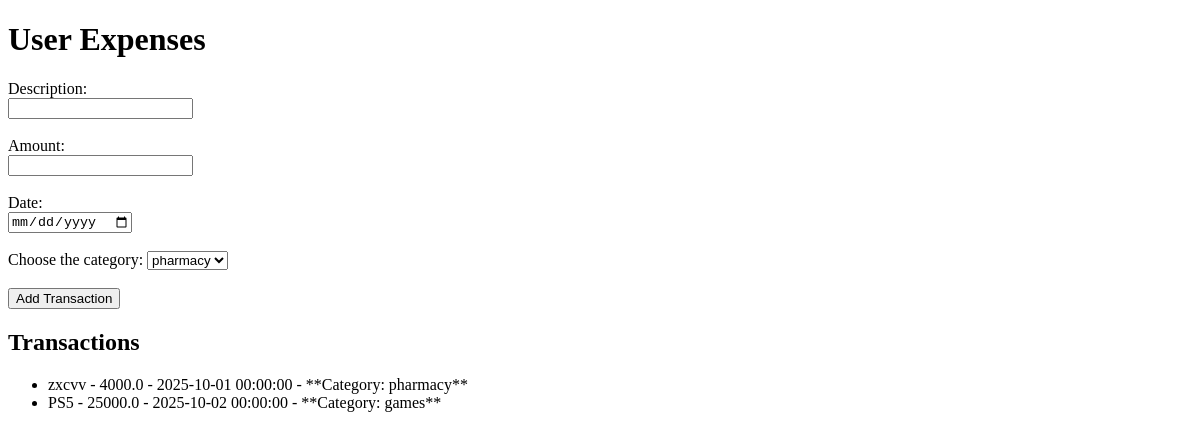
The page /spend (signed in) on the database as committed earlier.
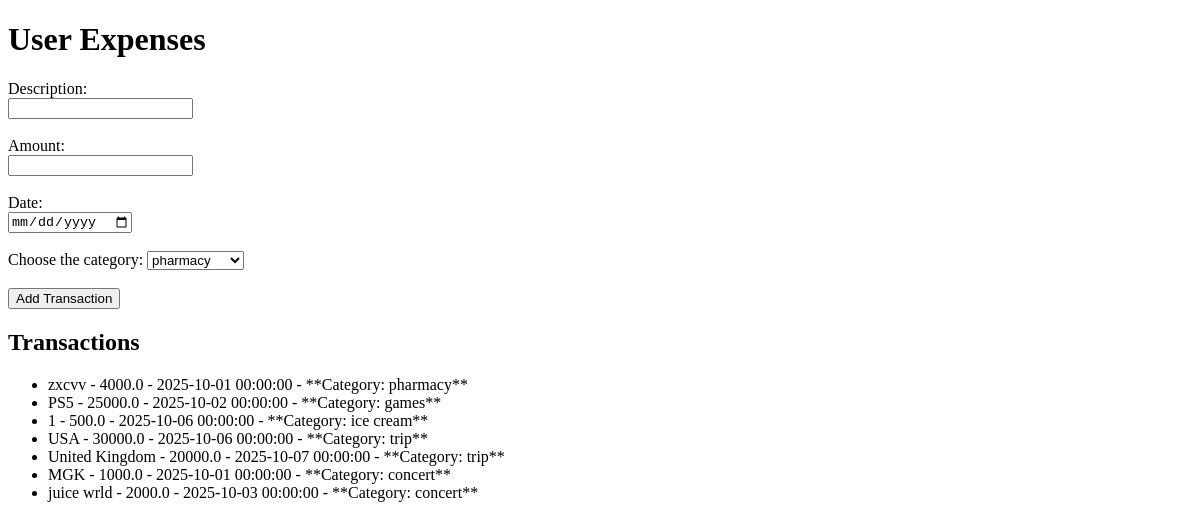
The same page on the database as committed later.
### models.py (models this page shows)
class Transaction(Base):
    __tablename__ = 'transaction'
    id = Column(Integer, primary_key=True)
    description = Column(String(100))
    category_id = Column(Integer, ForeignKey('category.id', ondelete='CASCADE'))
    owner_id = Column(Integer, ForeignKey('user.id', ondelete='CASCADE'))
    category_type = Column(Integer)
    date = Column(DateTime)
    amount = Column(REAL)
    category = relationship('Category')
    owner = relationship('User')

class Category(Base):
    __tablename__ = 'category'
    id = Column(Integer, primary_key=True)
    category_name = Column(String(50))
    owner_id = Column(Integer, ForeignKey('user.id', ondelete='CASCADE'))
    owner = relationship('User')

### app.py (the view, shortened to what this page needs)
@app.route('/spend', methods=['GET', 'POST'])
def get_spend():
    if 'user_id' not in session:
        return redirect('/login')
    if request.method == 'GET':
        transactions = db_session.execute(
            select(
                models.Transaction, models.Category.category_name
            ).join(
                models.Category,
                models.Transaction.category_id == models.Category.id
            ).filter(
                models.Transaction.owner_id == session['user_id'],
                models.Transaction.category_type == SPEND
            )
        ).all()
        categories = list(db_session.execute(
            select(models.Category).filter(
                (models.Category.owner_id == session['user_id']) | (models.Category.owner_id == 1)
            )
        ).scalars())
        return render_template('dashboard.html',
                               transactions=transactions,
                               categories=categories,
                               page_type="spend")

### app.py (called while the page is built)
@app.teardown_appcontext
def shutdown_session(exception=None):
    db_session.remove()

### templates/dashboard.html (shortened to what this page needs)
<!DOCTYPE html>
<html lang="en">
<head>
</head>
<body>
    <h1>
        {% if page_type == "income" %}
            User Incomes
        {% elif page_type == "spend" %}
            User Expenses
        {% endif %}
    </h1>
    <form action="/{{ page_type }}" method="post">
        <label for="description">Description:</label><br>
        <input type="text" id="description" name="description" required><br><br>
        <label for="amount">Amount:</label><br>
        <input type="number" id="amount" name="amount" step="0.01" required><br><br>
        <label for="date">Date:</label><br>
        <input type="date" id="date" name="date" required><br><br>
        <label for="category">Choose the category:</label>
        <select name="category" id="category">
        {% for one_category in categories %}
            <option value="{{ one_category.id }}">{{ one_category.category_name }}</option>
        {% endfor %}
        </select>
        <br><br>
        <input type="submit" value="Add Transaction">
    </form>
    <h2>Transactions</h2>
{% if transactions %}
    <ul>
        {% for transaction, category_name in transactions %}
    <li>
        {{ transaction.description }} -
        {{ transaction.amount }} -
        {{ transaction.date }} -
        **Category: {{ category_name }}**
    </li>
        {% endfor %}
    </ul>
{% else %}
    <p>No transactions found for this type.</p>
{% endif %}
</body>
</html>

Rows that differ between the two databases and show on the page:
added Transaction: category_name "ice cream"
added Transaction: category_name "trip"
added Transaction: category_name "trip"
added Transaction: category_name "concert"
added Transaction: category_name "concert"
